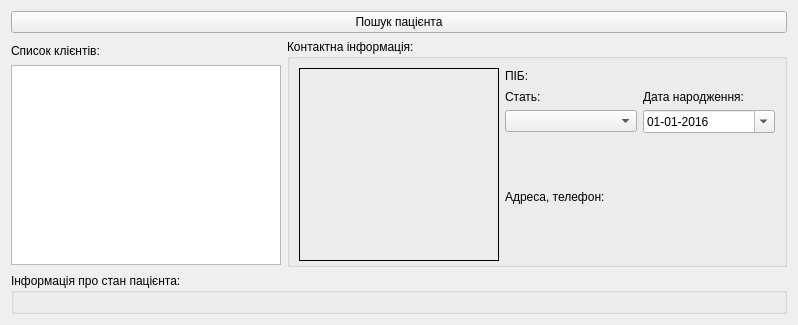
       <widget class="QWidget" name="tab_BaseInfo">
        <attribute name="title">
         <string>Основна інформація</string>
        </attribute>
        <layout class="QVBoxLayout" name="verticalLayout_4">
         <item>
          <layout class="QVBoxLayout" name="verticalLayout_3">
           <item>
            <widget class="QPushButton" name="pushButton_Search_Tab1">
             <property name="text">
              <string>Пошук пацієнта</string>
             </property>
            </widget>
           </item>
           <item>
            <layout class="QHBoxLayout" name="QHLay_Up">
             <item>
              <layout class="QVBoxLayout" name="V_Up_1">
               <property name="sizeConstraint">
                <enum>QLayout::SetMinimumSize</enum>
               </property>
               <item alignment="Qt::AlignLeft">
                <widget class="QLabel" name="label_3">
                 <property name="minimumSize">
                  <size>
                   <width>0</width>
                   <height>20</height>
                  </size>
                 </property>
                 <property name="maximumSize">
                  <size>
                   <width>16777215</width>
                   <height>16</height>
                  </size>
                 </property>
                 <property name="text">
                  <string>Список клієнтів:</string>
                 </property>
                </widget>
               </item>
               <item alignment="Qt::AlignLeft">
                <widget class="QTableView" name="tableView_listOfPeople">
                 <property name="sizePolicy">
                  <sizepolicy hsizetype="Minimum" vsizetype="Minimum">
                   <horstretch>0</horstretch>
                   <verstretch>0</verstretch>
                  </sizepolicy>
                 </property>
                 <property name="minimumSize">
                  <size>
                   <width>270</width>
                   <height>200</height>
                  </size>
                 </property>
                 <property name="maximumSize">
                  <size>
                   <width>230</width>
                   <height>200</height>
                  </size>
                 </property>
                 <property name="baseSize">
                  <size>
                   <width>230</width>
                   <height>200</height>
                  </size>
                 </property>
                </widget>
               </item>
              </layout>
             </item>
             <item>
              <layout class="QVBoxLayout" name="V_Up_2">
               <item>
                <widget class="QGroupBox" name="groupBox_2">
                 <property name="sizePolicy">
                  <sizepolicy hsizetype="Fixed" vsizetype="Fixed">
                   <horstretch>0</horstretch>
                   <verstretch>0</verstretch>
                  </sizepolicy>
                 </property>
                 <property name="minimumSize">
                  <size>
                   <width>500</width>
                   <height>228</height>
                  </size>
                 </property>
                 <property name="maximumSize">
                  <size>
                   <width>500</width>
                   <height>228</height>
                  </size>
                 </property>
                 <property name="title">
                  <string>Контактна інформація:</string>
                 </property>
                 <layout class="QVBoxLayout" name="verticalLayout_9">
                  <item>
                   <layout class="QHBoxLayout" name="horizontalLayout_3">
                    <item>
                     <widget class="QLabel" name="img_photo">
                      <property name="sizePolicy">
                       <sizepolicy hsizetype="Minimum" vsizetype="Minimum">
                        <horstretch>0</horstretch>
                        <verstretch>0</verstretch>
                       </sizepolicy>
                      </property>
                      <property name="minimumSize">
                       <size>
                        <width>200</width>
                        <height>193</height>
                       </size>
                      </property>
                      <property name="maximumSize">
                       <size>
                        <width>200</width>
                        <height>193</height>
                       </size>
                      </property>
                      <property name="frameShape">
                       <enum>QFrame::Box</enum>
                      </property>
                      <property name="text">
                       <string/>
                      </property>
                      <property name="scaledContents">
                       <bool>true</bool>
                      </property>
                     </widget>
                    </item>
                    <item>
                     <layout class="QVBoxLayout" name="verticalLayout_8">
                      <item>
                       <layout class="QGridLayout" name="gridLayout_2">
                        <item row="1" column="1">
                         <widget class="QLabel" name="label_6">
                          <property name="maximumSize">
                           <size>
                            <width>16777215</width>
                            <height>20</height>
                           </size>
                          </property>
                          <property name="text">
                           <string>Дата народження:</string>
                          </property>
                         </widget>
                        </item>
                        <item row="0" column="0">
                         <widget class="QLabel" name="label_4">
                          <property name="maximumSize">
                           <size>
                            <width>16777215</width>
                            <height>15</height>
                           </size>
                          </property>
                          <property name="text">
                           <string>ПІБ:</string>
                          </property>
                         </widget>
                        </item>
                        <item row="1" column="0">
                         <widget class="QLabel" name="label_7">
                          <property name="maximumSize">
                           <size>
                            <width>16777215</width>
                            <height>15</height>
                           </size>
                          </property>
                          <property name="text">
                           <string>Стать:</string>
                          </property>
                         </widget>
                        </item>
                        <item row="3" column="0">
                         <widget class="QLabel" name="label_5">
                          <property name="text">
                           <string>Адреса, телефон:</string>
                          </property>
                         </widget>
                        </item>
                        <item row="2" column="0">
                         <widget class="QComboBox" name="comboBox_Type">
                          <property name="currentText">
                           <string/>
                          </property>
                          <property name="currentIndex">
                           <number>-1</number>
                          </property>
                          <property name="maxCount">
                           <number>2</number>
                          </property>
                         </widget>
                        </item>
                        <item row="2" column="1">
                         <widget class="QDateTimeEdit" name="dateDOB">
                          <property name="showGroupSeparator" stdset="0">
                           <bool>false</bool>
                          </property>
                          <property name="date">
                           <date>
                            <year>2016</year>
                            <month>1</month>
                            <day>1</day>
                           </date>
                          </property>
                          <property name="displayFormat">
                           <string>dd-MM-yyyy</string>
                          </property>
                          <property name="calendarPopup">
                           <bool>true</bool>
                          </property>
                          <property name="currentSectionIndex">
                           <number>0</number>
                          </property>
                         </widget>
                        </item>
                       </layout>
                      </item>
                     </layout>
                    </item>
                   </layout>
                  </item>
                 </layout>
                </widget>
               </item>
              </layout>
             </item>
            </layout>
           </item>
           <item>
            <layout class="QHBoxLayout" name="QHLay_Bottom">
             <item>
              <widget class="QGroupBox" name="groupBox">
               <property name="sizePolicy">
                <sizepolicy hsizetype="Preferred" vsizetype="Fixed">
                 <horstretch>0</horstretch>
                 <verstretch>0</verstretch>
                </sizepolicy>
               </property>
               <property name="title">
                <string>Інформація про стан пацієнта:</string>
               </property>
               <layout class="QHBoxLayout" name="horizontalLayout">
                <item>
                 <layout class="QGridLayout" name="GrLay_T1_Down">
                  <property name="sizeConstraint">
                   <enum>QLayout::SetMinAndMaxSize</enum>
                  </property>
                 </layout>
                </item>
               </layout>
              </widget>
             </item>
            </layout>
           </item>
          </layout>
         </item>
        </layout>
       </widget>
